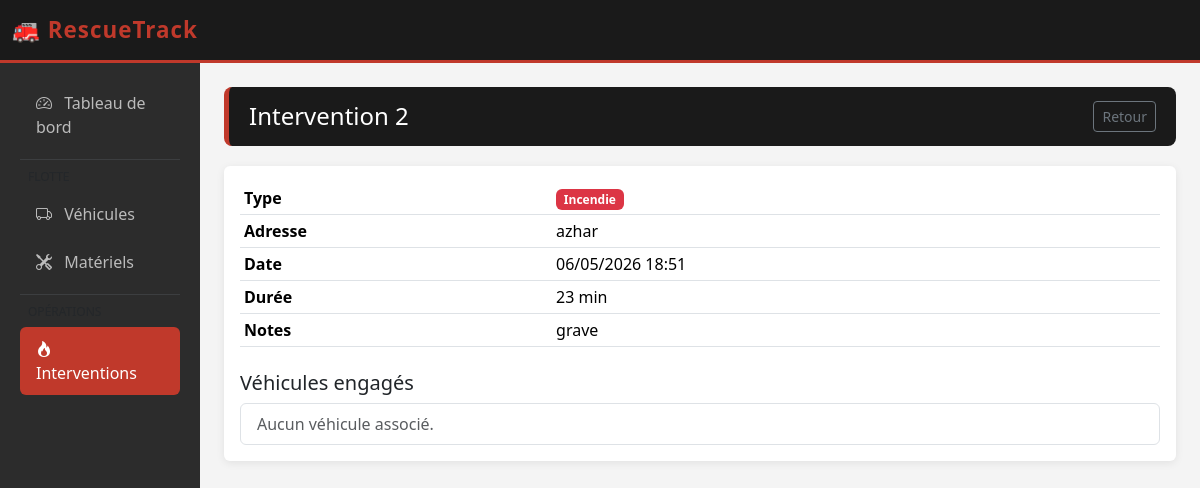
Screenshot of /interventions/2/ with the database file from the repository.
### caserne/models.py (models this page shows, shortened)
class Intervention(models.Model):
    TYPE_CHOICES = [
        ('Incendie', 'Incendie'),
        ('Accident', 'Accident'),
        ('Secours', 'Secours à personne'),
    ]
    TYPE_SINISTRE_CHOICES = TYPE_CHOICES
    numero_rapport = models.CharField(max_length=100)
    type_sinistre = models.CharField(max_length=50, choices=TYPE_CHOICES)
    adresse = models.CharField(max_length=255)
    date_appel = models.DateTimeField()
    duree = models.IntegerField(help_text='Durée en minutes')
    notes = models.TextField(blank=True)
    vehicules = models.ManyToManyField(Vehicule)
    @property
    def badge_class(self):
        return {
            'Incendie': 'bg-danger',
            'Accident': 'bg-warning',
            'Secours': 'bg-success',
        }.get(self.type_sinistre, 'bg-secondary')

### caserne/views.py (the view)
# urls.py: path('interventions/<int:id>/', views.intervention_detail, name='intervention_detail'),
def intervention_detail(request, id):
    intervention = get_object_or_404(Intervention, id=id)
    return render(request, 'intervention_detail.html', {'intervention': intervention})

### templates/intervention_detail.html (shortened to what this page needs)
{% extends 'core/base.html' %}
{% block content %}
<div class="page-header d-flex justify-content-between align-items-center">
  <h4 class="mb-0">Intervention {{ intervention.numero_rapport }}</h4>
  <a href="{% url 'intervention_list' %}" class="btn btn-sm btn-outline-secondary">Retour</a>
</div>
<div class="card">
  <div class="card-body">
    <table class="table table-sm mb-4">
      <tr><th>Type</th><td><span class="badge {{ intervention.badge_class }}">{{ intervention.get_type_sinistre_display }}</span></td></tr>
      <tr><th>Adresse</th><td>{{ intervention.adresse }}</td></tr>
      <tr><th>Date</th><td>{{ intervention.date_appel|date:"d/m/Y H:i" }}</td></tr>
      <tr><th>Durée</th><td>{{ intervention.duree }} min</td></tr>
      <tr><th>Notes</th><td>{{ intervention.notes|default:'Aucune note' }}</td></tr>
    </table>
    <h5>Véhicules engagés</h5>
    <ul class="list-group">
      {% for v in intervention.vehicules.all %}
      <li class="list-group-item">
        <a href="{% url 'vehicule_detail' v.id %}">{{ v.code_radio }} – {{ v.immatriculation }}</a>
      </li>
      {% empty %}
      <li class="list-group-item text-muted">Aucun véhicule associé.</li>
      {% endfor %}
    </ul>
  </div>
</div>
{% endblock %}

### templates/core/base.html (style rules this page uses)
:root { --rt-red: #c0392b; --rt-dark: #1a1a1a; --rt-gray: #2c2c2c; }
body { background: #f4f4f4; }
.card { border: none; box-shadow: 0 2px 8px rgba(0,0,0,0.08); }
.page-header { background: var(--rt-dark); color: white; padding: 14px 20px; border-radius: 8px; border-left: 5px solid var(--rt-red); margin-bottom: 20px; }

### rows the page displays
Intervention: numero_rapport "2", type_sinistre "Incendie", adresse "azhar", date_appel "06/05/2026 18:51", duree "23", notes "grave"
